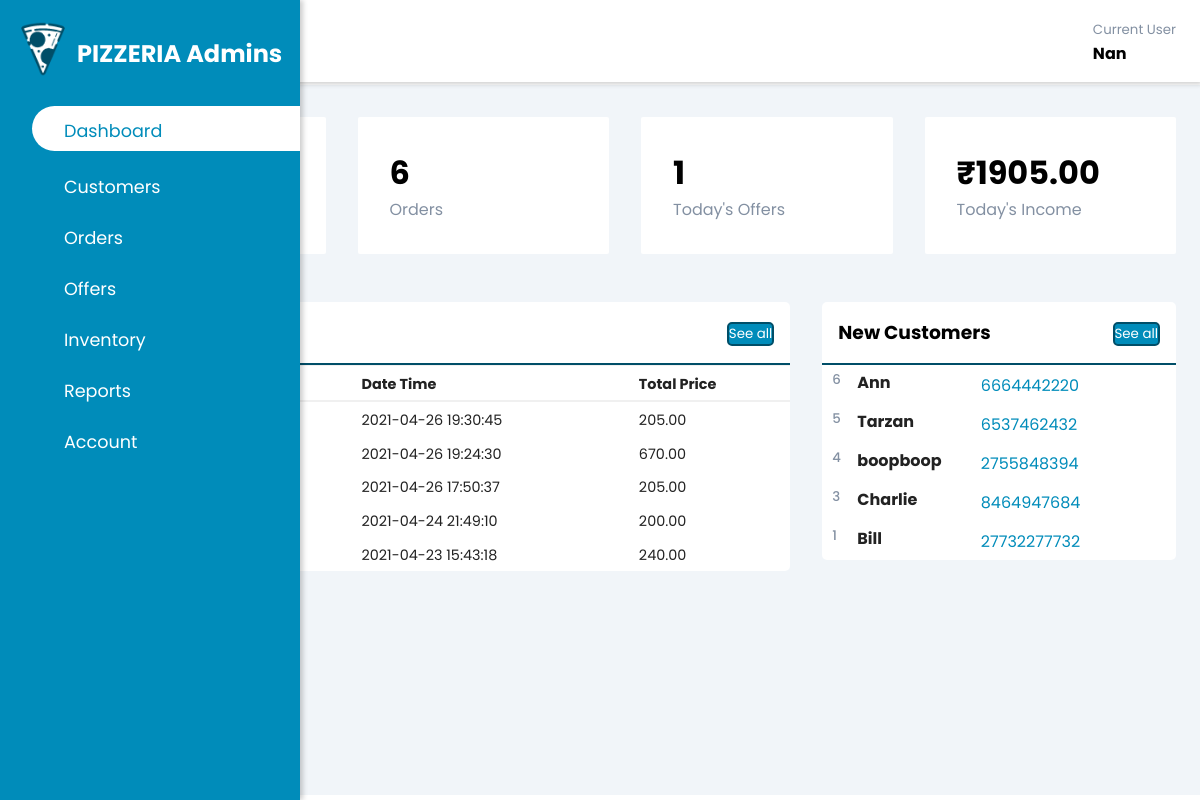
Page /Ann_adminWeb/website/index.php (signed in) on the earlier database version.
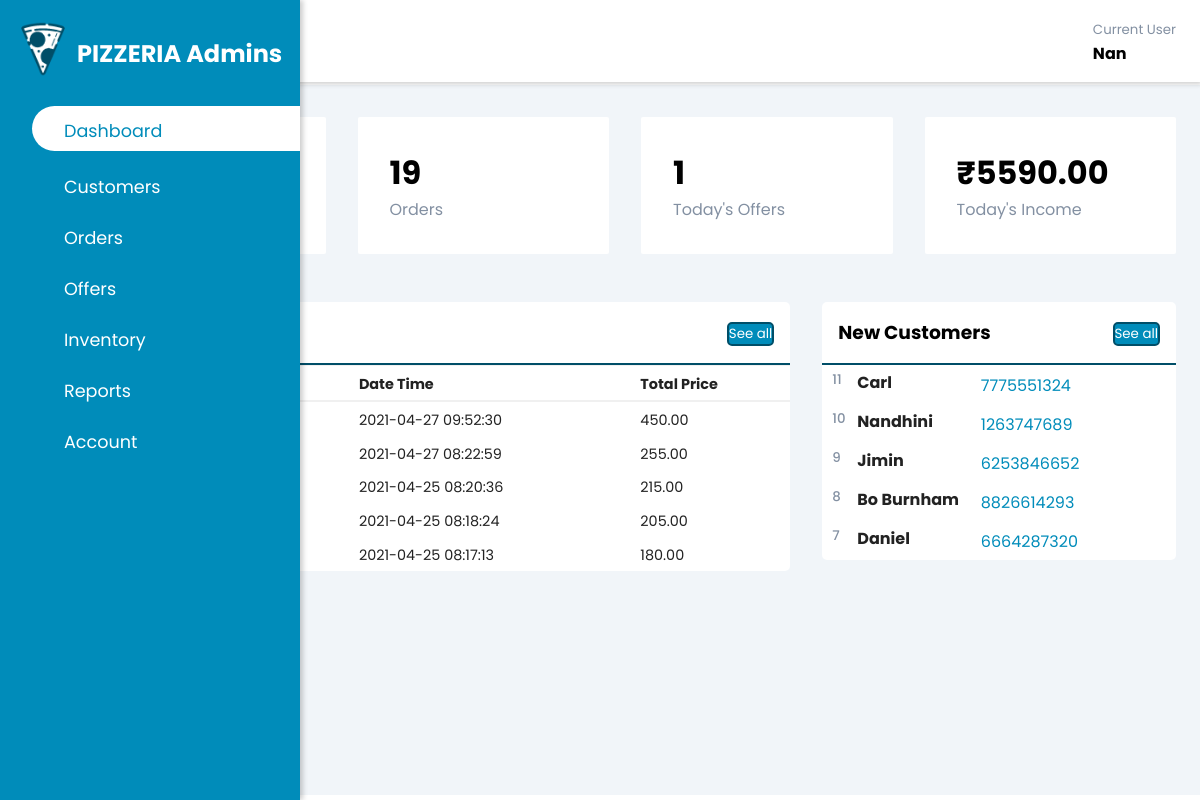
Same page on the later database version.
### tables this page shows
CREATE TABLE `orders` (
  `Order_id` int(11) NOT NULL,
  `Cust_ID` int(11) NOT NULL,
  `O_Date_Time` datetime DEFAULT NULL,
  `Total_Price` decimal(10,2) NOT NULL,
  `O_House_No` varchar(5) NOT NULL,
  `O_Street_No` int(5) NOT NULL,
  `O_Pin_Code` int(6) NOT NULL,
  `O_Mail` varchar(50) NOT NULL,
  `Contact_No` bigint(10) NOT NULL,
  `Pay` enum('cash','gpay') NOT NULL,
  `Total_Orders` int(11) NOT NULL,
  `Final_Price` decimal(10,2) NOT NULL DEFAULT 0.00,
  `offer_id` int(11) DEFAULT 0
);

CREATE TABLE `cust_acct` (
  `Cust_ID` int(11) NOT NULL,
  `C_Name` varchar(30) NOT NULL,
  `C_Ph_No` bigint(10) NOT NULL,
  `C_Mail` varchar(50) NOT NULL,
  `C_Username` varchar(15) NOT NULL,
  `C_Password` varchar(15) NOT NULL
);

### Ann_adminWeb/website/index.php (the view, shortened to what the changed rows need)
<?php
require_once('..\login_reg\config.php');
?>
<!DOCTYPE html>
<html lang="en">
<head>
    <link rel="stylesheet" href="https://maxst.icons8.com/vue-static/landings/line-awesome/line-awesome/1.3.0/css/line-awesome.min.css">
    <link rel="stylesheet" href="style.css">
</head>
<body>
    <div class="sidebar">
        <div class="sidebar-brand">
            <h2>PIZZERIA Admins</h2>
        </div>
    </div>
    <div class="main-content">
        <header>
            <h2>
            </h2>
        </header>
        <main>
            <div class="cards">
                <div class="card-single">
                    <div>
                        <h1>
                        </h1>
                    </div>
                </div>
                <div class="card-single">
                    <div>
                        <h1>
                            <?php
                            $query="SELECT * from orders";
                            $result=mysqli_query($conn, $query);
                            echo mysqli_num_rows($result);
                            ?>
                        </h1>
                        <span>Orders</span>
                    </div>
                </div>
                <div class="card-single">
                    <div>
                        <h1>
                            <?php
                            $query="SELECT todayoffers() as num";
                            $result=mysqli_query($conn, $query);
                            $row=mysqli_fetch_assoc($result);
                            echo $row['num'];
                            ?>
                        </h1>
                    </div>
                </div>
                <div class="card-single">
                    <div>
                        <h1>
                            <?php
                            $query="SELECT SUM(Total_Price) as tot from orders";
                            $result=mysqli_query($conn, $query);
                            $income=mysqli_fetch_assoc($result);
                            echo "₹".$income["tot"];
                            ?>
                        </h1>
                        <span>Today's Income</span>
                    </div>
                </div>
            </div>
            <div class="recent-grid">
                <div class="recentorders">
                    <div class="card">
                        <div class="card-body">
                            <div class="table-responsive">
                                <table style="width:100%">
                                    <thead id="table header">
                                        <tr>
                                            <th id="o_id"><strong>Order ID</strong></th>
                                            <th id="c_id"><strong>Customer</strong></th>
                                            <th id="date"><strong>Date Time</strong></th>
                                            <th id="price"><strong>Total Price</strong></th>
                                        </tr>
                                    </thead>
                                    <tbody>
                                        <?php
                                        $sql_orders="select Order_ID, Cust_ID, O_Date_Time, Total_Price from orders where O_Date_Time is not null order by o_date_time desc";
                                        $result_orders=mysqli_query($conn, $sql_orders);
                                        $num_orders = mysqli_num_rows($result_orders);
                                        if ($num_orders > 0) {
                                            $count_order = 0;
                                            while($row_5order=mysqli_fetch_assoc($result_orders) and $count_order!=5) {
                                                echo "<tr>
                                                    <td>".$row_5order["Order_ID"]."</td>
                                                    <td>".$row_5order["Cust_ID"]."</td>
                                                    <td>".$row_5order["O_Date_Time"]."</td>
                                                    <td>".$row_5order["Total_Price"]."</td>
                                                </tr>";
                                                $count_order+=1;
                                            }
                                        } else {
                                            echo "0 results";
                                        }
                                        ?>
                                    </tbody>
                                </table>
                            </div>
                        </div>
                    </div>
                </div>
                <div class="recentcustomers">
                    <div class="card">
                        <div class="card-body">
                            <?php
                                $sql_cust = mysqli_query($conn, "select Cust_ID, C_Name, C_Ph_No from cust_acct order by cust_id desc");
                                $num_cust = mysqli_num_rows($sql_cust);
                                if ($num_cust > 0) {
                                    $count_cust = 0;
                                    while(($row_cust = mysqli_fetch_assoc($sql_cust)) and $count_cust!=5) {
                                        echo
                            "<div class='customer'>
                                <div class='info'>
                                    <small>".$row_cust["Cust_ID"]."</small>
                                    <h4>".$row_cust["C_Name"]."</h4>
                                    <div class='contact'>
                                        <span class='las la-phone'></span>
                                        <span class='phonenum'><small>".$row_cust["C_Ph_No"]."</small></span>
                                    </div>
                                </div>
                            </div> ";
                                        $count_cust+=1;
                                    }
                                }
                            ?>
                        </div>
                    </div>
                </div>
            </div>
        </main>
    </div>
</body>
</html>

Differences in the rows shown:
no longer on this page (row edited): orders: O_Date_Time "2021-04-26 19:30:45", Total_Price "205.00"
no longer on this page (row edited): orders: O_Date_Time "2021-04-26 19:24:30", Total_Price "670.00"
no longer on this page (row edited): orders: O_Date_Time "2021-04-26 17:50:37", Total_Price "205.00"
no longer on this page (row edited): orders: O_Date_Time "2021-04-24 21:49:10", Total_Price "200.00"
no longer on this page (row edited): orders: O_Date_Time "2021-04-23 15:43:18", Total_Price "240.00"
no longer on this page (row unchanged): cust_acct: Cust_ID "6", C_Name "Ann", C_Ph_No "6664442220"
no longer on this page (row unchanged): cust_acct: Cust_ID "5", C_Name "Tarzan", C_Ph_No "6537462432"
no longer on this page (row unchanged): cust_acct: Cust_ID "4", C_Name "boopboop", C_Ph_No "2755848394"
no longer on this page (row unchanged): cust_acct: Cust_ID "3", C_Name "Charlie", C_Ph_No "8464947684"
no longer on this page (row unchanged): cust_acct: Cust_ID "1", C_Name "Bill", C_Ph_No "27732277732"
added orders: O_Date_Time "2021-04-27 09:52:30", Total_Price "450.00"
added orders: O_Date_Time "2021-04-27 08:22:59", Total_Price "255.00"
added orders: O_Date_Time "2021-04-25 08:20:36", Total_Price "215.00"
added orders: O_Date_Time "2021-04-25 08:18:24", Total_Price "205.00"
added orders: O_Date_Time "2021-04-25 08:17:13", Total_Price "180.00"
added cust_acct: Cust_ID "11", C_Name "Carl", C_Ph_No "7775551324"
added cust_acct: Cust_ID "10", C_Name "Nandhini", C_Ph_No "1263747689"
added cust_acct: Cust_ID "9", C_Name "Jimin", C_Ph_No "6253846652"
added cust_acct: Cust_ID "8", C_Name "Bo Burnham", C_Ph_No "8826614293"
added cust_acct: Cust_ID "7", C_Name "Daniel", C_Ph_No "6664287320"
Other differences:
mysqli_num_rows($result): "6" → "19"
$income["tot"]: "1905.00" → "5590.00"
